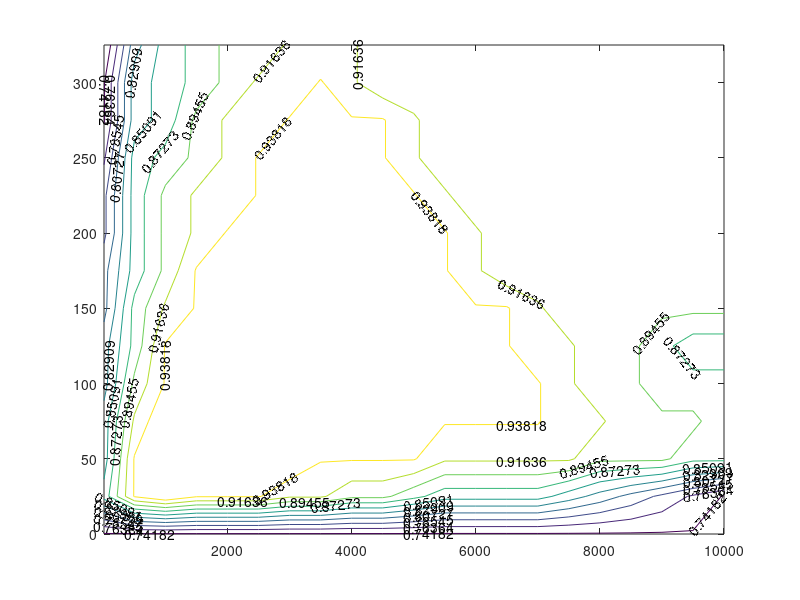

Write MATLAB code to recreate this figure. (Note: this script raises an error after producing the figure.)
%%% Initialization File for P4 
function P4init()
%% Vehicle Parameters 
carData.Inertia = 1600;     % kg-m^2 - Car Inertia
carData.Mass = 1000;        % kg - Car Mass

%% Initial Conditions
carData.init.X0 = 0;        % m - Initial X Position of the Car
carData.init.Y0 = 0;        % m - Initial Y Position of the Car
carData.init.vx0 = 0.1;     % m/s - Initial Velocity in X of the Car
carData.init.vy0 = 0;       % m/s - Initial Velocity in Y of the Car
carData.init.omega0 = 0;    % rad/s - Initial Yaw Rate of the Car
carData.init.psi0 = 0;      % rad - Initial Heading of the Car

%% Vehicle Tire Information 
carData.Calpha_f = 40000;           % N/rad - Front Tire Coefficient (slope)
carData.Calpha_r = 40000;           % N/rad - Rear Tire Coefficient (slope)
carData.Fyfmax = 40000*1/180*pi;    % N - Max Front Tire Force
carData.Fyrmax = 40000*1/180*pi;    % N - Max Rear Tire Force
carData.lr = 1.5;                   % m - Distance from CG to rear axis
carData.lf = 1.0;                   % m - Distance from CG to front axis
carData.r = 0.3;                    % m - Radius of tires
carData.Iw = 0.5*7*(carData.r^2);   % kg-m^2 - Inertia of the tire
track_radius = 200;
carData.understeerCoeff = ...       % Understeering Coefficient 
    carData.Mass / ((carData.lr + carData.lf) * track_radius) ...
      * (carData.lr / carData.Calpha_f - ...
         carData.lf / carData.Calpha_r);

carData.maxAlpha = 4 / 180 * pi;    % Max Alpha Angle for Tires

%% Gear Ratio Information
carData.FDG = 2.5; % Final Drive Gear Ratio

% NOTE: Meant for teams utilizing switching gear ratios
carData.gearRatio1 = 50.0;
carData.gearRatio2 = 20.0;
carData.gearRatio3 = 10.0;

%% Velocity Information
carData.vxd = 15.0;          % m/s - Desired Velocity in X
carData.vx_threshold1 = 0.1; % m/s - Threshold for Velocity in X

%% Longitudinal Dynamics Properties
carData.C0 = 0.0041;         % N - Static Friction Coefficient 
carData.C1 = 0.000066;       % N/(m/s) - Rolling Friction Coefficient

% Parameters for Calculation of C2
Rho =1.225;                  % Kg/m^3 - Density of Atmosphere
A  = 2.32;                   % m^2 - Projected Area
Cd = 0.36;                   % unitless - Drag Coefficient
carData.C2 = 0.5*Rho*A*Cd;   % N/(m/s)^2 - Aerodynamic Drag Coefficient

%% Electric Motor Data (HVH410-150 Electric Motor)
motorData.Inertia = 1.09; % kg-m^2 - Motor Rotational Inertia
motorData.Mass = 140;     % kg - Motor Mass

motorData.rpm =       [0,  1000,2000,3000,4000,5000,6000,7000,8000,9000,10000,11000, 12000]; % rpm - Motor Speed for Max Torque curve
motorData.maxtorque = [280, 280, 280, 220, 160, 110,  95,  75,  60,  55,   50,   40,     0;  % N-m - Max Motor Torque for Max Torque curve
             280, 280, 275, 255, 240, 180, 140, 125,  95,  75,   70,   50,     0;
             280, 280, 275, 260, 250, 220, 180, 150, 125, 100,   80,   70,     0;
             280, 280, 275, 260, 250, 230, 200, 175, 140, 120,  100,   75,     0];
motorData.vbus = [350, 500, 600, 700]; % V - Motor Voltage 

motorData.eta_torque = [0:25:325];      % N-m - Motor Torque for Efficiency Contour
motorData.eta_speed = [0:500:10000];    % rpm - Motor Speed for Efficiency Contour
motorData.eta_speed(1) = 10;
motorData.eta_val = [0.740000000000000,0.740000000000000,0.740000000000000,0.740000000000000,0.740000000000000,0.740000000000000,0.740000000000000,0.740000000000000,0.740000000000000,0.740000000000000,0.740000000000000,0.740000000000000,0.740000000000000,0.740000000000000,0.740000000000000,0.740000000000000,0.740000000000000,0.740000000000000,0.740000000000000,0.740000000000000,0.740000000000000;
    0.860000000000000,0.940000000000000,0.96000000000000,0.940000000000000,0.940000000000000,0.940000000000000,0.920000000000000,0.920000000000000,0.900000000000000,0.900000000000000,0.880000000000000,0.860000000000000,0.860000000000000,0.860000000000000,0.860000000000000,0.840000000000000,0.820000000000000,0.800000000000000,0.780000000000000,0.760000000000000,0.740000000000000;
    0.840000000000000,0.940000000000000,0.96000000000000,0.96000000000000,0.96000000000000,0.96000000000000,0.960000000000000,0.940000000000000,0.940000000000000,0.940000000000000,0.940000000000000,0.920000000000000,0.920000000000000,0.920000000000000,0.920000000000000,0.920000000000000,0.900000000000000,0.900000000000000,0.900000000000000,0.880000000000000,0.880000000000000;
    0.840000000000000,0.920000000000000,0.96000000000000,0.96000000000000,0.96000000000000,0.96000000000000,0.96000000000000,0.96000000000000,0.96000000000000,0.940000000000000,0.940000000000000,0.940000000000000,0.940000000000000,0.940000000000000,0.940000000000000,0.920000000000000,0.920000000000000,0.900000000000000,0.900000000000000,0.900000000000000,0.880000000000000;
    0.820000000000000,0.900000000000000,0.940000000000000,0.96000000000000,0.96000000000000,0.96000000000000,0.96000000000000,0.96000000000000,0.96000000000000,0.96000000000000,0.96000000000000,0.96000000000000,0.940000000000000,0.940000000000000,0.940000000000000,0.920000000000000,0.900000000000000,0.900000000000000,0.880000000000000,0.880000000000000,0.880000000000000;
    0.820000000000000,0.880000000000000,0.940000000000000,0.940000000000000,0.96000000000000,0.96000000000000,0.96000000000000,0.96000000000000,0.96000000000000,0.96000000000000,0.96000000000000,0.96000000000000,0.940000000000000,0.940000000000000,0.920000000000000,0.920000000000000,0.900000000000000,0.900000000000000,0.880000000000000,0.860000000000000,0.860000000000000;
    0.800000000000000,0.880000000000000,0.920000000000000,0.940000000000000,0.96000000000000,0.96000000000000,0.96000000000000,0.96000000000000,0.96000000000000,0.96000000000000,0.96000000000000,0.96000000000000,0.940000000000000,0.940000000000000,0.920000000000000,0.900000000000000,0.900000000000000,0.900000000000000,0.900000000000000,0.900000000000000,0.900000000000000;
    0.800000000000000,0.860000000000000,0.900000000000000,0.940000000000000,0.940000000000000,0.96000000000000,0.96000000000000,0.96000000000000,0.96000000000000,0.96000000000000,0.96000000000000,0.940000000000000,0.920000000000000,0.900000000000000,0.900000000000000,0.900000000000000,0.900000000000000,0.900000000000000,0.900000000000000,0.900000000000000,0.900000000000000;
    0.780000000000000,0.860000000000000,0.900000000000000,0.920000000000000,0.940000000000000,0.940000000000000,0.96000000000000,0.96000000000000,0.96000000000000,0.96000000000000,0.96000000000000,0.940000000000000,0.920000000000000,0.900000000000000,0.900000000000000,0.900000000000000,0.900000000000000,0.900000000000000,0.900000000000000,0.900000000000000,0.900000000000000;
    0.780000000000000,0.860000000000000,0.900000000000000,0.920000000000000,0.920000000000000,0.940000000000000,0.940000000000000,0.940000000000000,0.96000000000000,0.940000000000000,0.940000000000000,0.920000000000000,0.900000000000000,0.900000000000000,0.900000000000000,0.900000000000000,0.900000000000000,0.900000000000000,0.900000000000000,0.900000000000000,0.900000000000000;
    0.760000000000000,0.860000000000000,0.880000000000000,0.900000000000000,0.920000000000000,0.940000000000000,0.940000000000000,0.940000000000000,0.940000000000000,0.940000000000000,0.920000000000000,0.900000000000000,0.900000000000000,0.900000000000000,0.900000000000000,0.900000000000000,0.900000000000000,0.900000000000000,0.900000000000000,0.900000000000000,0.900000000000000;
    0.740000000000000,0.840000000000000,0.860000000000000,0.900000000000000,0.920000000000000,0.920000000000000,0.940000000000000,0.940000000000000,0.940000000000000,0.940000000000000,0.920000000000000,0.900000000000000,0.900000000000000,0.900000000000000,0.900000000000000,0.900000000000000,0.900000000000000,0.900000000000000,0.900000000000000,0.900000000000000,0.9000000000000000;
    .740000000000000,0.840000000000000,0.860000000000000,0.880000000000000,0.900000000000000,0.920000000000000,0.920000000000000,0.940000000000000,0.920000000000000,0.900000000000000,0.900000000000000,0.900000000000000,0.900000000000000,0.900000000000000,0.900000000000000,0.900000000000000,0.900000000000000,0.900000000000000,0.900000000000000,0.900000000000000,0.900000000000000;
    0.720000000000000,0.820000000000000,0.860000000000000,0.880000000000000,0.900000000000000,0.900000000000000,0.920000000000000,0.920000000000000,0.920000000000000,0.900000000000000,0.900000000000000,0.900000000000000,0.900000000000000,0.900000000000000,0.900000000000000,0.900000000000000,0.900000000000000,0.900000000000000,0.900000000000000,0.900000000000000,0.900000000000000];
figure;
[C,h] = contour(motorData.eta_speed, motorData.eta_torque, motorData.eta_val);
clabel(C,h);
h.LineColor='k';
xlabel('Speed (rpm)');
ylabel('Torque (Nm)');
title('Motor Efficiency (%) Contour Maps');
grid
hold on
plot(motorData.rpm,motorData.maxtorque,'--')

%% Battery Data
batData.SOC = [0, 0.01, 0.1, 0.2, 0.3, 0.4, 0.5, 0.6, 0.7, 0.8, 0.9, 1];            % State of Charge
batData.OCV = [0, 3.1, 3.55, 3.68, 3.74, 3.76, 3.78, 3.85, 3.9, 3.95, 4.08, 4.15];  % OCV per cell
batData.Rint=0.1695;    % Internal Resistance per cell
batData.C = 150;        % Amp-hr - Total battery capacity
batData.numSeries = 96; % Number of Cells in Series
batData.numParallel = 74; % Number of Cells in Parallel

% figure;
% plot(batData.SOC,batData.OCV)
% xlabel('Cell State of Charge ')
% ylabel('Cell Open Circuit Volage (OCV) - Volts')
% title('Lithium Ion Cell Characteristic - Project 3')
% grid

%% Conversions
mph2mps = 1600/3600;
rps2rpm = 60/(2*pi());

%% Track Creation
track_set = [900.0, 200.0, 15.0];
n_waypoints = 100;          % changes how accurate the track is 
x = zeros(1, n_waypoints);
y = zeros(1, n_waypoints);
theta = zeros(1, n_waypoints);

% Track Creation

for i = 1:n_waypoints

    if i <= 25
        delta_s = (track_set(1)/25) * i;
        x(i) = delta_s;

     elseif i >= 26 && i <= 50
        delta_theta = (180/(25) * (i-25)) + 270;
        theta(i) = delta_theta;
        x(i) = track_set(1) + (track_set(2) * cos(deg2rad(delta_theta)));
        y(i) = track_set(2) + (track_set(2) * sin(deg2rad(delta_theta)));

     elseif i >= 51 && i <= 75
        delta_s = (track_set(1)/25) * (i-50);
        x(i) = delta_s;
        y(i) = 400;

    elseif i > 75
        delta_theta = (180/(25) * (i-75)) + 90;
        theta(i) = delta_theta;
        x(i) = track_set(2) * cos(deg2rad(delta_theta));
        y(i) = track_set(2) + (track_set(2) * sin(deg2rad(delta_theta)));
    end
end

track_waypoints.x = x;
track_waypoints.y = y;
track_waypoints.theta = theta;

%% Assign vars to workspace
assignin('base', 'track_waypoints', track_waypoints);
assignin('base', 'carData', carData);
assignin('base', 'motorData', motorData);
assignin('base', 'batData', batData);
assignin('base', 'mph2mps', mph2mps);
assignin('base', 'rps2rpm', rps2rpm);

end
